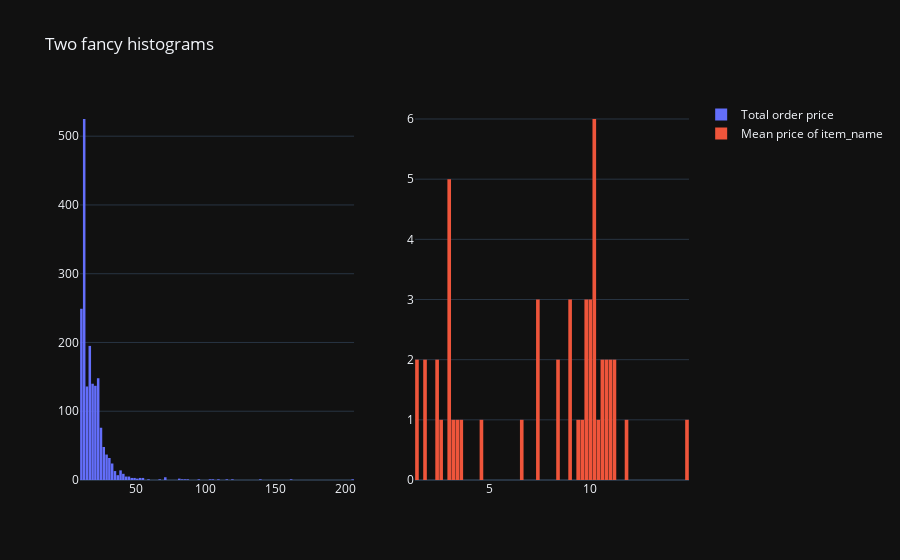

Here is the notebook cell this chart was saved with:
### Markdown cell above
#### 1. [1 балл] Постройте гистограмму распределения сумм покупок и гистограмму средних цен отдельных видов продуктов item_name. 

Изображайте на двух соседних графиках. Для этого может быть полезен subplot.

### Code cell
# your code
# note: let's try plotly package instead of matplotlib

from plotly.subplots import make_subplots
import plotly.graph_objects as go

# a separate df for mean price per item_name
temp_df = df.groupby("item_name").agg(mean_price_tem=("item_price2", "mean"))

fig = make_subplots(rows=1, cols=2)

fig.add_trace(go.Histogram(x=df.drop_duplicates("order_id")["total_price_order"], nbinsx=100, name="Total order price"), row=1, col=1)
fig.add_trace(go.Histogram(x=temp_df["mean_price_tem"], nbinsx=100, name="Mean price of item_name"), row=1, col=2)

fig.update_layout(
    bargap=0.1, title_text="Two fancy histograms")
fig.show()

### Figure 1 — Plotly figure (JSON) as saved in the notebook; plotly's stock layout.template omitted (floating-point values rounded to 4 significant figures; data arrays with more than 128 entries replaced by an {"elided": "..."} marker saying what was removed)
{"data": [{"name": "Total order price", "nbinsx": 100, "x": {"elided": "1834 float values"}, "type": "histogram", "xaxis": "x", "yaxis": "y"}, {"name": "Mean price of item_name", "nbinsx": 100, "x": [6.61, 10.19, 9.832, 10.93, 10.64, 10.02, 1.868, 14.8, 7.4, 1.321, 1.458, 10.83, 10.13, 11.14, 8.99, 11.06, 9.399, 10.11, 10.08, 10.05, 9.01, 11.17, 9.636, 2.343, 3.285, 4.595, 3.0, 3.084, 2.39, 3.087, 3.073, 2.544, 2.987, 7.4, 3.39, 3.641, 7.4, 1.841, 10.71, 10.47, 10.21, 8.915, 11.85, 9.746, 10.21, 9.84, 8.49, 8.49, 10.14, 10.57], "type": "histogram", "xaxis": "x2", "yaxis": "y2"}], "layout": {"xaxis": {"anchor": "y", "domain": [0.0, 0.45]}, "yaxis": {"anchor": "x", "domain": [0.0, 1.0]}, "xaxis2": {"anchor": "y2", "domain": [0.55, 1.0]}, "yaxis2": {"anchor": "x2", "domain": [0.0, 1.0]}, "title": {"text": "Two fancy histograms"}, "bargap": 0.1}}
